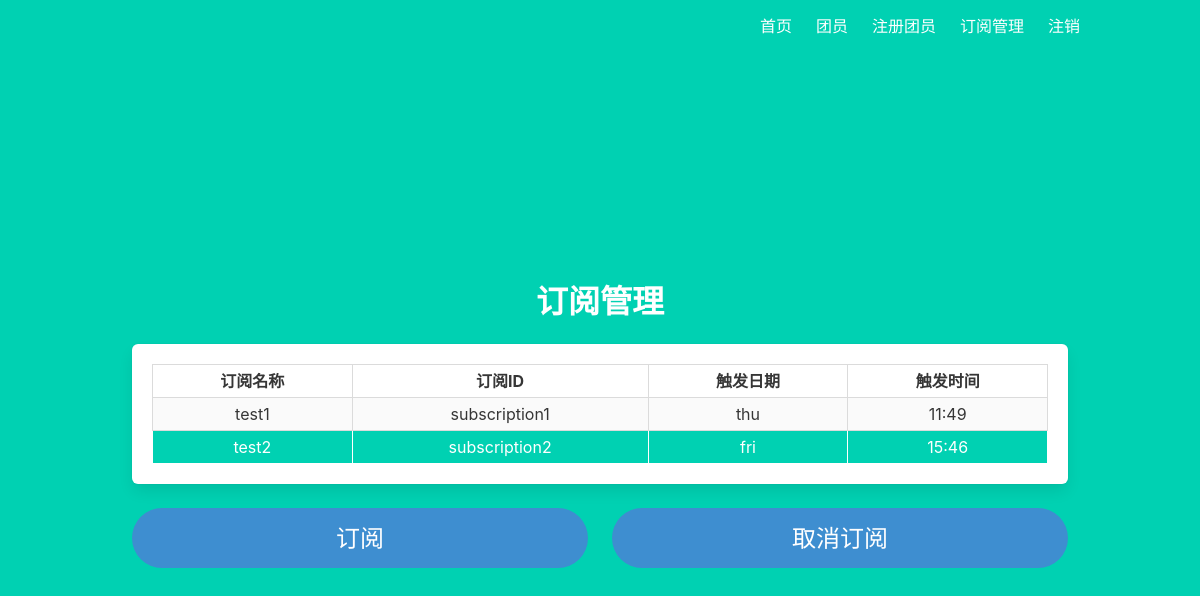
/branch/subscriptions (signed in), run on the app's committed database.
### models.py (models this page shows, shortened)
class Subscription(db.Model):
    __tablename__ = 'subscription'
    id = db.Column(db.Integer, primary_key=True)
    name = db.Column(db.String, nullable=False, unique=True)
    day_of_week = db.Column(db.Integer, default=2)
    hour = db.Column(db.Integer, default=8)
    minute = db.Column(db.Integer, default=0)
    enabled = db.Column(db.Boolean, default=False)

### branch.py (the view)
@branch.route('/branch/subscriptions')
@branch_required
def subscriptions():
    g.day_of_week_dict = day_of_week_dict
    return render_template('subscriptions.html', subscriptions=get_subscriptions(), branch=YouthLeagueBranch.query.filter_by(id=session['branch_id']).first())

### auth.py (called while the page is built)
def branch_required(view):
    @functools.wraps(view)
    def wrapped_view(**kwargs):
        if 'branch_id' not in session.keys() or session['branch_id'] is None or 'role_id' not in session.keys() or session['role_id'] != 2:
            return render_template('error.html', error='没有权限操作',
                                   info='当前账号没有团支部权限'), 404
        return view(**kwargs)
    return wrapped_view

### branch.py (called while the page is built)
@branch.before_request
def load_branch():
    if session['branch_id']:
        branch = YouthLeagueBranch.query.filter_by(id=session['branch_id']).first()
        g.branch = branch

def get_subscriptions():
    return Subscription.query.all()

### templates/subscriptions.html (shortened to what this page needs)
{% extends 'base.html' %}
{% block content %}
    <div class="column is-fullscreen">
        <h1 class="title">订阅管理</h1>
        <div class="box">
            <table class="table is-bordered is-striped is-narrow is-hoverable is-fullwidth">
                <tbody>
                <tr>
                    <th>订阅名称</th>
                    <th>订阅ID</th>
                    <th>触发日期</th>
                    <th>触发时间</th>
                </tr>
                {% for subscription in subscriptions %}
                    {% if g.user in subscription.users or g.branch in subscription.branches %}
                        <tr class="is-selected">
                    {% else %}
                        <tr>
                    {% endif %}
                    <td>{{ subscription.name }}</td>
                    <td>{{ 'subscription%d' % (subscription.id) }}</td>
                    <td>{{ g.day_of_week_dict[subscription.day_of_week] }}</td>
                    <td>{{ '%02d:%02d' % (subscription.hour, subscription.minute) }}</td>
                    </tr>
                {% endfor %}
                </tbody>
            </table>
        </div>
            <div class="columns">
                {% if session['user_id'] %}
                    <div class="column">
                        <a class="button is-rounded is-info is-large column" href="{{ url_for('user.subscribe') }}">订阅</a>
                    </div>
                    <div class="column">
                        <a class="button is-rounded is-info is-large column" href="{{ url_for('user.unsubscribe') }}">取消订阅</a>
                    </div>
                {% elif session['branch_id'] %}
                    <div class="column">
                        <a class="button is-rounded is-info is-large column" href="{{ url_for('branch.subscribe') }}">订阅</a>
                    </div>
                    <div class="column">
                        <a class="button is-rounded is-info is-large column" href="{{ url_for('branch.unsubscribe') }}">取消订阅</a>
                    </div>
                {% endif %}
            </div>
    </div>
{% endblock %}

### data on the page
Subscription: name "test1", id "subscription1", day_of_week "thu", hour+minute "11:49"
Subscription: name "test2", id "subscription2", day_of_week "fri", hour+minute "15:46"
